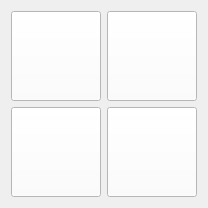
  <widget class="QWidget" name="layoutWidget_4">
   <property name="geometry">
    <rect>
     <x>180</x>
     <y>580</y>
     <width>191</width>
     <height>191</height>
    </rect>
   </property>
   <layout class="QGridLayout" name="gridLayout_4">
    <item row="0" column="0">
     <widget class="QPushButton" name="btn_HQ_player3_cat1">
      <property name="minimumSize">
       <size>
        <width>90</width>
        <height>90</height>
       </size>
      </property>
      <property name="maximumSize">
       <size>
        <width>90</width>
        <height>90</height>
       </size>
      </property>
      <property name="font">
       <font>
        <pointsize>30</pointsize>
       </font>
      </property>
      <property name="styleSheet">
       <string notr="true">background-color: rgb(255, 255, 255);</string>
      </property>
      <property name="text">
       <string/>
      </property>
     </widget>
    </item>
    <item row="0" column="1">
     <widget class="QPushButton" name="btn_HQ_player3_cat2">
      <property name="minimumSize">
       <size>
        <width>90</width>
        <height>90</height>
       </size>
      </property>
      <property name="maximumSize">
       <size>
        <width>90</width>
        <height>90</height>
       </size>
      </property>
      <property name="font">
       <font>
        <pointsize>30</pointsize>
       </font>
      </property>
      <property name="styleSheet">
       <string notr="true">background-color: rgb(255, 255, 255);</string>
      </property>
      <property name="text">
       <string/>
      </property>
     </widget>
    </item>
    <item row="1" column="0">
     <widget class="QPushButton" name="btn_HQ_player3_cat3">
      <property name="minimumSize">
       <size>
        <width>90</width>
        <height>90</height>
       </size>
      </property>
      <property name="maximumSize">
       <size>
        <width>90</width>
        <height>90</height>
       </size>
      </property>
      <property name="font">
       <font>
        <pointsize>30</pointsize>
       </font>
      </property>
      <property name="styleSheet">
       <string notr="true">background-color: rgb(255, 255, 255);</string>
      </property>
      <property name="text">
       <string/>
      </property>
     </widget>
    </item>
    <item row="1" column="1">
     <widget class="QPushButton" name="btn_HQ_player3_cat4">
      <property name="minimumSize">
       <size>
        <width>90</width>
        <height>90</height>
       </size>
      </property>
      <property name="maximumSize">
       <size>
        <width>90</width>
        <height>90</height>
       </size>
      </property>
      <property name="font">
       <font>
        <pointsize>30</pointsize>
       </font>
      </property>
      <property name="styleSheet">
       <string notr="true">background-color: rgb(255, 255, 255);</string>
      </property>
      <property name="text">
       <string/>
      </property>
     </widget>
    </item>
   </layout>
  </widget>
